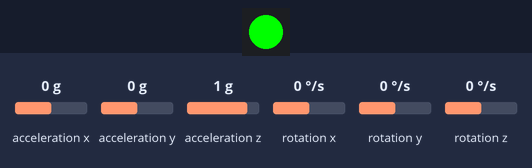
Recording of a program running on a simulated ESP32 board running MicroPython. Parts: 1 RGB LEDs in strip order, left to right. The test bench sets the inputs (shaded band); at power-on: acceleration x 0 g, acceleration y 0 g, acceleration z 1 g, rotation x 0 °/s, rotation y 0 °/s, rotation z 0 °/s. WiFi joins after 1.5 s; threads take turns every 2 ms.

Above: at 12.6 s.
12.7 s: acceleration x set to -0.2 g
At 15.5 s:
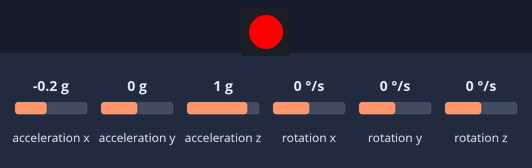
15.7 s: acceleration y set to 0.8 g
At 18.9 s:
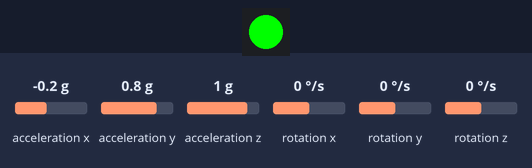
Timing chart, 0 to 20.4 s (numbered marks = the images above; inputs shaded):
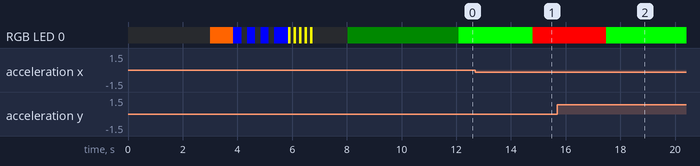

Measured:
- the behaviour switches between 0 and -0.1 g on acceleration x (found by bisection; images 0 and 1)
- after the input at 12.7 s, RGB LED 0: RGB(0, 255, 0) → RGB(255, 0, 0) after 2.1 s
- after the input at 15.7 s, RGB LED 0: RGB(255, 0, 0) → RGB(0, 255, 0) after 1.8 s

The program:

main.py
```python
# ESP32-S3 HAR - WiFi AP + 动态网页
import gc, math, time, _thread, network, socket
time.sleep(3)
from machine import SoftI2C, Pin, reset
import neopixel
from array import array
try:
    import ujson as json
except:
    import json

SDA_PIN=8;SCL_PIN=9;LED_PIN=48;MPU_ADDR=0x68
WINDOW_SIZE=128;WINDOW_STEP=64;SAMPLE_MS=20;N_AXES=6;N_FEATURES=30;SMOOTH_FRAMES=2
WIFI_SSID="vivo"
WIFI_PW="12345678"

ACT_NAMES=["sit","stand","walk","upstairs","downstairs","run"]
LED_C={0:(255,0,0),1:(0,255,0),2:(0,0,255),3:(255,255,0),4:(255,0,255),5:(255,255,255)}
ICONS=["&#x1F4BA;","&#x1F9CD;","&#x1F6B6;","&#x1F51D;","&#x1F51F;","&#x1F3C3;"]
CN=["静坐","站立","行走","上楼","下楼","跑步"]
CLR=["#ff4444","#44ff44","#4488ff","#ffff44","#ff44ff","#ff8844"]

current_action="init";current_votes=0;inference_ready=False;page_count=0
np=None;i2c=None

def init_led():
    global np
    if np is None:np=neopixel.NeoPixel(Pin(LED_PIN),1)
def set_led(r,g,b):
    init_led()
    if np:np[0]=(r,g,b);np.write()
def init_i2c():
    global i2c
    if i2c is None:i2c=SoftI2C(sda=Pin(SDA_PIN),scl=Pin(SCL_PIN),freq=100000)

def conv(v):return v-65536 if v>=32768 else v
def init_mpu():
    init_i2c()
    for _ in range(5):
        try:i2c.writeto_mem(MPU_ADDR,0x6B,b'\x00');time.sleep_ms(50);return True
        except:time.sleep_ms(50)
    return False
def read_mpu_raw():
    for _ in range(5):
        try:
            buf=i2c.readfrom_mem(MPU_ADDR,0x3B,14)
            ax=conv((buf[0]<<8)|buf[1]);ay=conv((buf[2]<<8)|buf[3])
            az=conv((buf[4]<<8)|buf[5]);gx=conv((buf[8]<<8)|buf[9])
            gy=conv((buf[10]<<8)|buf[11]);gz=conv((buf[12]<<8)|buf[13])
            if abs(ax)>32000 or abs(ay)>32000 or abs(az)>32000:continue
            return ax,ay,az,gx,gy,gz
        except:time.sleep_ms(10)
    return None

ax_off=ay_off=az_off=gx_off=gy_off=gz_off=0
def calibrate(n=100):
    global ax_off,ay_off,az_off,gx_off,gy_off,gz_off
    s=[0]*6;v=0;t0=time.ticks_ms()
    while v<n and time.ticks_diff(time.ticks_ms(),t0)<10000:
        d=read_mpu_raw()
        if d is None:time.sleep_ms(10);continue
        for i in range(6):s[i]+=d[i]
        v+=1;time.sleep_ms(10)
    if v>0:ax_off,ay_off,az_off,gx_off,gy_off,gz_off=[x//v for x in s]

def get_cal():
    d=read_mpu_raw()
    if d is None:return None
    return (d[0]-ax_off,d[1]-ay_off,d[2]-az_off,d[3]-gx_off,d[4]-gy_off,d[5]-gz_off)

def extract_features(buf):
    feats=array('f',[0.0]*N_FEATURES)
    for axis in range(N_AXES):
        s=0.0;mn=1e9;mx=-1e9
        for i in range(WINDOW_SIZE):
            v=buf[i*N_AXES+axis];s+=v
            if v<mn:mn=v
            if v>mx:mx=v
        mean=s/WINDOW_SIZE;sq=0.0
        for i in range(WINDOW_SIZE):
            d=buf[i*N_AXES+axis]-mean;sq+=d*d
        b=axis*5
        feats[b]=mean;feats[b+1]=math.sqrt(sq/WINDOW_SIZE)
        feats[b+2]=mx;feats[b+3]=mn;feats[b+4]=mx-mn
    return feats

def rf_predict(feats,trees,sm,ss,nc):
    fs=array('f',[0.0]*N_FEATURES)
    for i in range(N_FEATURES):fs[i]=(feats[i]-sm[i])/ss[i]
    votes=[0]*nc
    for tree in trees:
        node=0
        fa=tree["feature"];ta=tree["threshold"]
        la=tree["children_left"];ra=tree["children_right"]
        va=tree["value"]
        while fa[node]!=-2:
            if fs[fa[node]]<=ta[node]:node=la[node]
            else:node=ra[node]
        lv=va[node][0];bc=0;bv=lv[0]
        for c in range(1,len(lv)):
            if lv[c]>bv:bv=lv[c];bc=c
        votes[bc]+=1
    w=0
    for c in range(1,nc):
        if votes[c]>votes[w]:w=c
    return w,votes[w]

def build_page(action_name,votes,pcnt):
    try:idx=ACT_NAMES.index(action_name)
    except:idx=-1
    if idx>=0:icon=ICONS[idx];cn=CN[idx];color=CLR[idx]
    else:icon="&#x23F3;";cn=action_name;color="#888"
    pct=str(min(100,int(votes*100/15)))+"%"
    return """<!DOCTYPE html><html><head>
<meta charset='UTF-8'><meta name='viewport' content='width=device-width,initial-scale=1.0,user-scalable=no'>
<title>HAR Detection</title><style>
*{margin:0;padding:0;box-sizing:border-box}
body{font-family:'Segoe UI',Arial,sans-serif;background:#0d0d1a;color:#fff;display:flex;
align-items:center;justify-content:center;min-height:100vh;text-align:center;padding:20px}
.card{border:3px solid #888;border-radius:28px;padding:50px 30px;max-width:380px;width:100%;
box-shadow:0 0 60px rgba(255,255,255,0.05);transition:all .4s}
.icon{font-size:5em;line-height:1.3}
.name{font-size:2.8em;font-weight:900;color:#888;margin:18px 0 8px;letter-spacing:2px}
.info{color:#666;font-size:.95em}
.bar{margin-top:25px;height:6px;background:#222;border-radius:3px;overflow:hidden}
.bar-inner{height:100%;background:#888;width:0%;border-radius:3px;transition:width .5s}
.footer{margin-top:35px;color:#444;font-size:.7em;letter-spacing:1px}
</style></head><body>
<div class='card' id='card'>
<div class='icon' id='icon'>Loading...</div>
<div class='name' id='name'>--</div>
<div class='info' id='info'></div>
<div class='bar'><div class='bar-inner' id='bar'></div></div>
<div class='footer' id='footer'></div>
</div>
<script>
var icons={sit:'&#x1F4BA;',stand:'&#x1F9CD;',walk:'&#x1F6B6;',upstairs:'&#x1F51D;',downstairs:'&#x1F51F;',run:'&#x1F3C3;'};
var cn={sit:'静坐',stand:'站立',walk:'行走',upstairs:'上楼',downstairs:'下楼',run:'跑步'};
var clr={sit:'#ff4444',stand:'#44ff44',walk:'#4488ff',upstairs:'#ffff44',downstairs:'#ff44ff',run:'#ff8844'};
var pc=0;
function update(){
 fetch('/api?_='+(++pc)).then(function(r){return r.json()}).then(function(d){
  var a=d.a; var v=parseInt(d.v)||0;
  if(a==='init') return;
  var pct=Math.min(100,Math.round(v/15*100));
  document.getElementById('icon').innerHTML=icons[a]||'?';
  document.getElementById('name').textContent=cn[a]||a;
  document.getElementById('name').style.color=clr[a]||'#888';
  document.getElementById('card').style.borderColor=clr[a]||'#888';
  document.getElementById('card').style.boxShadow='0 0 60px '+(clr[a]||'#888')+'22';
  document.getElementById('info').textContent='Confidence: '+pct+'% | Votes: '+v+'/15';
  document.getElementById('bar').style.background=clr[a]||'#888';
  document.getElementById('bar').style.width=pct+'%';
  document.getElementById('footer').textContent='Refresh #'+pc+' | ESP32-S3';
 }).catch(function(){});
}
setInterval(update,500);
update();
</script></body></html>"""

def inference_loop():
    global current_action,current_votes,inference_ready
    set_led(0,0,255);time.sleep(0.5)
    gc.collect()
    with open("rf_params.json","r") as f:params=json.load(f)
    gc.collect()
    trees=params["trees"];sm=params["scaler_mean"];ss=params["scaler_scale"];nc=params["n_classes"]
    for _ in range(5):set_led(255,255,0);time.sleep(0.1);set_led(0,0,0);time.sleep(0.1)
    calibrate(100)
    BUF_SZ=WINDOW_SIZE*N_AXES;buf=array('f',[0.0]*BUF_SZ);pos=0
    sq=array('b',[0]*SMOOTH_FRAMES);sqp=0;last_t=time.ticks_ms()
    inference_ready=True;set_led(0,10,0)
    while True:
        now=time.ticks_ms()
        if time.ticks_diff(now,last_t)<SAMPLE_MS:time.sleep_ms(2);continue
        d=get_cal()
        if d is None:time.sleep_ms(5);continue
        last_t=now
        for v in d:buf[pos]=float(v);pos+=1
        if pos<BUF_SZ:continue
        feats=extract_features(buf)
        try:pred,votes=rf_predict(feats,trees,sm,ss,nc)
        except:pred=-1;votes=0
        sq[sqp]=pred;sqp=(sqp+1)%SMOOTH_FRAMES
        same=True
        for i in range(1,SMOOTH_FRAMES):
            if sq[i]!=sq[0]:same=False;break
        if same and pred>=0:
            current_action=ACT_NAMES[pred];current_votes=votes
            set_led(*LED_C.get(pred,(255,100,0)))
        shift=WINDOW_STEP*N_AXES;keep=BUF_SZ-shift
        for i in range(keep):buf[i]=buf[i+shift]
        pos=keep

def main():
    global page_count
    set_led(255,100,0)
    if not init_mpu():
        set_led(255,0,0)
        while True:time.sleep(1)
    gc.collect()
    ap=network.WLAN(network.AP_IF);ap.active(False)
    sta=network.WLAN(network.STA_IF);sta.active(False)
    time.sleep(0.5)

    # STA模式连接热点
    sta.active(True);time.sleep(0.3)
    sta.connect(WIFI_SSID,WIFI_PW)

    for _ in range(30):
        if sta.isconnected():break
        set_led(0,0,255);time.sleep_ms(300)
        set_led(0,0,0);time.sleep_ms(200)

    if sta.isconnected():
        set_led(0,255,0)
        web_ip=sta.ifconfig()[0]
    else:
        set_led(255,0,0)
        web_ip=""
        # WiFi失败: 红灯闪, 5秒后重启
        for _ in range(6):set_led(255,0,0);time.sleep(0.3);set_led(0,0,0);time.sleep(0.3)
        reset()
    _thread.start_new_thread(inference_loop,())
    for _ in range(50):
        if inference_ready:break
        time.sleep_ms(100)
    addr=socket.getaddrinfo('0.0.0.0',80)[0][-1]
    s=socket.socket();s.setsockopt(socket.SOL_SOCKET,socket.SO_REUSEADDR,1)
    s.bind(addr);s.listen(5);s.settimeout(1)
    req_cnt=0
    while True:
        try:cl,addr2=s.accept()
        except OSError:continue
        except Exception as e:
            try:
                with open("err.log","w") as f:f.write(f"accept:{e}")
            except:pass
            continue
        try:
            cl.settimeout(2)
            req=cl.recv(512).decode('utf-8','ignore')
            req_cnt+=1
            if '/api' in req or 'api' in req.lower():
                resp='{"a":"%s","v":%d}'%(current_action.replace('"','\\"'),current_votes)
                cl.send('HTTP/1.1 200 OK\r\nContent-Type: application/json\r\nCache-Control: no-cache, no-store, must-revalidate\r\nAccess-Control-Allow-Origin: *\r\nConnection: close\r\n\r\n')
                cl.send(resp)
            else:
                page_count+=1
                page=build_page(current_action,current_votes,page_count)
                cl.send('HTTP/1.1 200 OK\r\nContent-Type: text/html; charset=utf-8\r\nCache-Control: no-cache, no-store, must-revalidate\r\nConnection: close\r\n\r\n')
                cl.send(page)
            # 每10个请求记录一次
            if req_cnt%10==0:
                try:
                    with open("req.log","w") as f:f.write(str(req_cnt))
                except:pass
        except Exception as e:
            try:
                with open("err.log","w") as f:f.write(f"send:{e}")
            except:pass
        finally:
            try:cl.close()
            except:pass

main()
```
